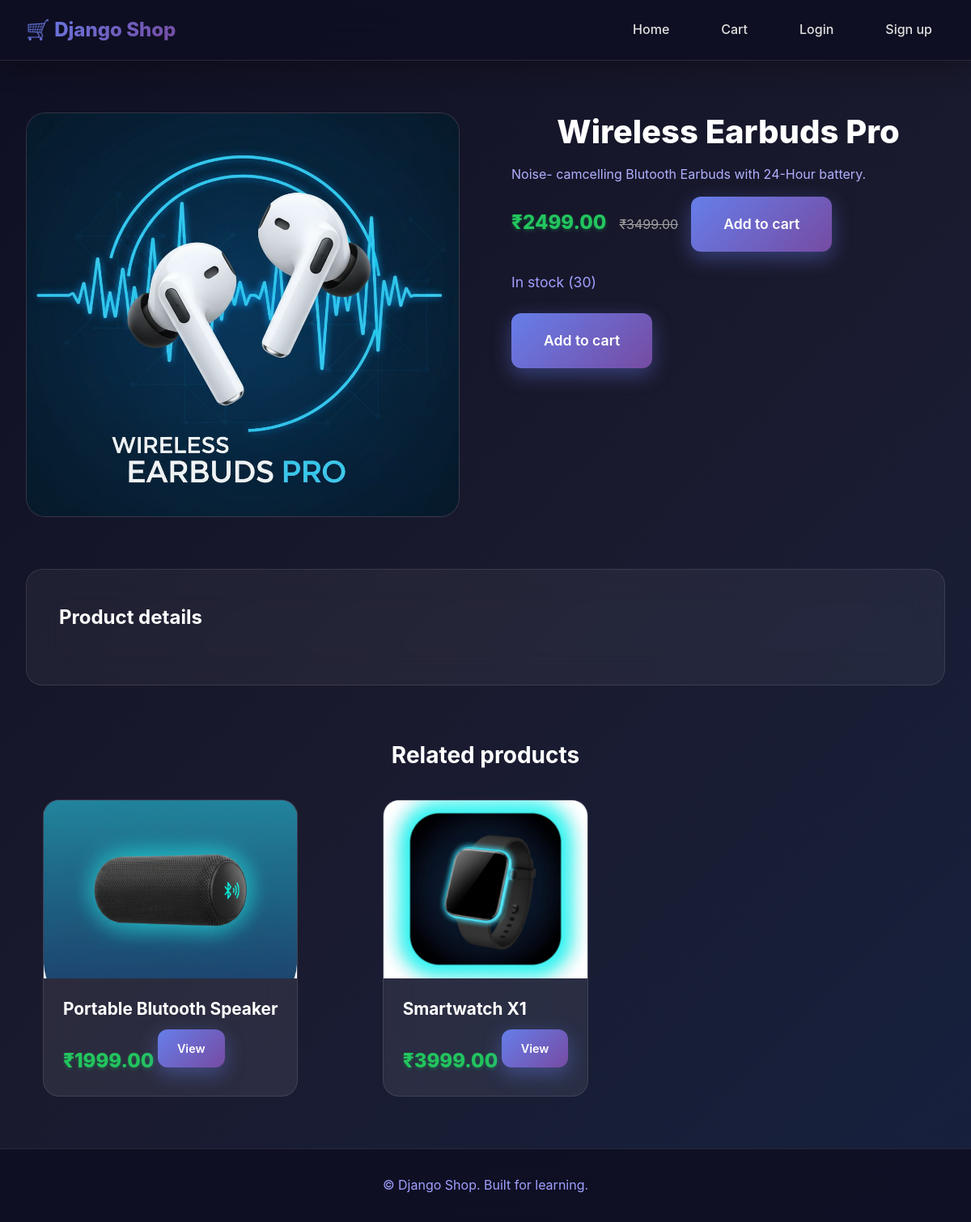
The app's page /wireless-earbuds-pro/ with its own data.
### products/models.py (models this page shows, shortened)
class Product(models.Model):
    category = models.ForeignKey(Category, on_delete=models.CASCADE, related_name="products")
    name = models.CharField(max_length=200)
    slug = models.SlugField(max_length=220, unique=True, blank=True)
    short_description = models.CharField(max_length=255, blank=True)
    description = models.TextField(blank=True)
    price = models.DecimalField(max_digits=10, decimal_places=2)
    old_price = models.DecimalField(max_digits=10, decimal_places=2, blank=True, null=True)
    stock = models.PositiveIntegerField(default=0)
    image = models.ImageField(upload_to="products/", blank=True, null=True)
    is_active = models.BooleanField(default=True)
    created_at = models.DateTimeField(auto_now_add=True)
    class Meta:
        ordering = ["-created_at"]

### products/views.py (the view)
class ProductDetailView(DetailView):
    model = Product
    template_name = "products/product_detail.html"
    context_object_name = "product"
    slug_field = "slug"
    slug_url_kwarg = "slug"
    def get_context_data(self, **kwargs):
        context = super().get_context_data(**kwargs)
        product = self.object
        related = Product.objects.filter(
            category=product.category,
            is_active=True
        ).exclude(id=product.id)[:4]
        context["related_products"] = related
        return context

### templates/products/product_detail.html (shortened to what this page needs)
{% extends "base.html" %}
{% load static %}
{% block content %}
<section class="product-page">
  <div class="product-main">
    <div class="product-main-image">
      {% if product.image %}
        <img src="{{ product.image.url }}" alt="{{ product.name }}">
      {% else %}
        <div class="placeholder big">No image</div>
      {% endif %}
    </div>
    <div class="product-main-info">
      <h1>{{ product.name }}</h1>
      <p class="product-short">{{ product.short_description }}</p>
      <div class="product-price-row">
        <span class="price">₹{{ product.price }}</span>
        {% if product.old_price %}
        <span class="old-price">₹{{ product.old_price }}</span>
        <a href="{% url 'cart:cart_add' product.id %}" class="btn-primary btn-large">
          Add to cart</a>
        {% endif %}
      </div>
      <p class="product-stock">
        {% if product.stock > 0 %}
          In stock ({{ product.stock }})
        {% else %}
          <span class="out-of-stock">Out of stock</span>
        {% endif %}
      </p>
      <a href="#" class="btn-primary btn-large">Add to cart</a>
    </div>
  </div>
  <div class="product-description">
    <h2>Product details</h2>
  </div>
  {% if related_products %}
  <div class="related-section">
    <h2>Related products</h2>
    <div class="product-grid small">
      {% for item in related_products %}
      <article class="product-card small">
        <div class="product-image">
          {% if item.image %}
            <img src="{{ item.image.url }}" alt="{{ item.name }}">
          {% else %}
            <div class="placeholder">No image</div>
          {% endif %}
        </div>
        <div class="product-body">
          <h3>{{ item.name }}</h3>
          <span class="price">₹{{ item.price }}</span>
          <a href="{% url 'products:product_detail' item.slug %}" class="btn-primary btn-small">
            View
          </a>
        </div>
      </article>
      {% endfor %}
    </div>
  </div>
  {% endif %}
</section>
{% endblock %}

### static/css/style.css (style rules this page uses)
* { margin: 0; padding: 0; box-sizing: border-box; }
body { font-family: 'Inter', -apple-system, BlinkMacSystemFont, 'Segoe UI', Roboto, sans-serif; line-height: 1.6; color: #1a1a1a; background: linear-gradient(135deg, #0f0f23 0%, #1a1a2e 50%, #16213e 100%); min-height: 100vh; }
.btn-primary { display: inline-block; background: linear-gradient(135deg, #667eea 0%, #764ba2 100%); color: white; padding: 1rem 2rem; text-decoration: none; border-radius: 12px; font-weight: 600; transition: all 0.3s cubic-bezier(0.4, 0, 0.2, 1); position: relative; overflow: hidden; box-shadow: 0 8px 25px rgba(102, 126, 234, 0.4); }
.btn-primary.btn-small { padding: 0.75rem 1.5rem; font-size: 0.9rem; }
.btn-primary::before { content: ''; position: absolute; top: 0; left: -100%; width: 100%; height: 100%; background: linear-gradient(90deg, transparent, rgba(255,255,255,0.3), transparent); transition: left 0.5s; }
.product-grid { display: grid; grid-template-columns: repeat(auto-fill, minmax(320px, 1fr)); gap: 2rem; }
.product-card { background: rgba(255, 255, 255, 0.08); backdrop-filter: blur(20px); border-radius: 20px; overflow: hidden; border: 1px solid rgba(255, 255, 255, 0.1); transition: all 0.4s cubic-bezier(0.4, 0, 0.2, 1); position: relative; }
.product-card::before { content: ''; position: absolute; top: 0; left: 0; right: 0; height: 4px; background: linear-gradient(90deg, #667eea, #764ba2, #f093fb, #667eea); background-size: 300% 300%; animation: gradientShift 3s ease infinite; }
.product-image { height: 220px; overflow: hidden; position: relative; }
.product-image img { width: 100%; height: 100%; object-fit: cover; transition: transform 0.6s cubic-bezier(0.4, 0, 0.2, 1); }
.product-body { padding: 1.5rem; }
.product-body h3 { color: #fff; font-size: 1.3rem; font-weight: 700; margin-bottom: 0.75rem; line-height: 1.3; }
.product-short { color: #b0b0ff; margin-bottom: 1rem; line-height: 1.5; }
.product-price-row { display: flex; align-items: baseline; gap: 1rem; margin-bottom: 1rem; }
.price { font-size: 1.5rem; font-weight: 800; color: #22c55e; text-shadow: 0 2px 4px rgba(34, 197, 94, 0.3); }
.old-price { font-size: 1rem; color: #a0a0a0; text-decoration: line-through; }
.cart-page, .orders-page, .checkout-page, .product-page { max-width: 1400px; margin: 0 auto; padding: 4rem 2rem; }
.cart-page h1, .orders-page h1, .checkout-page h1, .product-page h1 { color: #fff; font-size: 2.5rem; font-weight: 800; margin-bottom: 2rem; text-align: center; }
.product-short { color: #b0b0ff; margin-bottom: 1rem; }
.product-main { display: grid; grid-template-columns: 1fr 1fr; gap: 4rem; margin-bottom: 4rem; align-items: start; }
.product-main-image { height: 500px; border-radius: 24px; overflow: hidden; background: rgba(255, 255, 255, 0.05); backdrop-filter: blur(10px); border: 1px solid rgba(255, 255, 255, 0.1); }
.product-main-image img { width: 100%; height: 100%; object-fit: cover; }
.product-main-info h1 { color: #fff; font-size: 2.5rem; font-weight: 800; margin-bottom: 1rem; line-height: 1.2; }
.product-stock { color: #a0a0ff; font-size: 1.1rem; margin: 1.5rem 0; }
.product-description { background: rgba(255, 255, 255, 0.05); backdrop-filter: blur(20px); border-radius: 20px; padding: 2.5rem; border: 1px solid rgba(255, 255, 255, 0.1); margin-bottom: 4rem; }
.product-description h2 { color: #fff; margin-bottom: 1.5rem; font-size: 1.5rem; font-weight: 700; }
.related-section { margin-top: 4rem; }
.related-section h2 { color: #fff; margin-bottom: 2rem; font-size: 1.75rem; font-weight: 700; text-align: center; }
.product-grid.small { grid-template-columns: repeat(auto-fill, minmax(280px, 1fr)); }
.product-card.small { max-width: 320px; margin: 0 auto; }
.btn-large { padding: 1.25rem 2.5rem; font-size: 1.1rem; }

### records on screen
Product: image (picture), name "Wireless Earbuds Pro", short_description "Noise- camcelling Blutooth Earbuds with 24-Hour battery.", price "2499.00", old_price "3499.00", stock "30"
Product: image (picture), name "Portable Blutooth Speaker", price "1999.00"
Product: image (picture), name "Smartwatch X1", price "3999.00"
